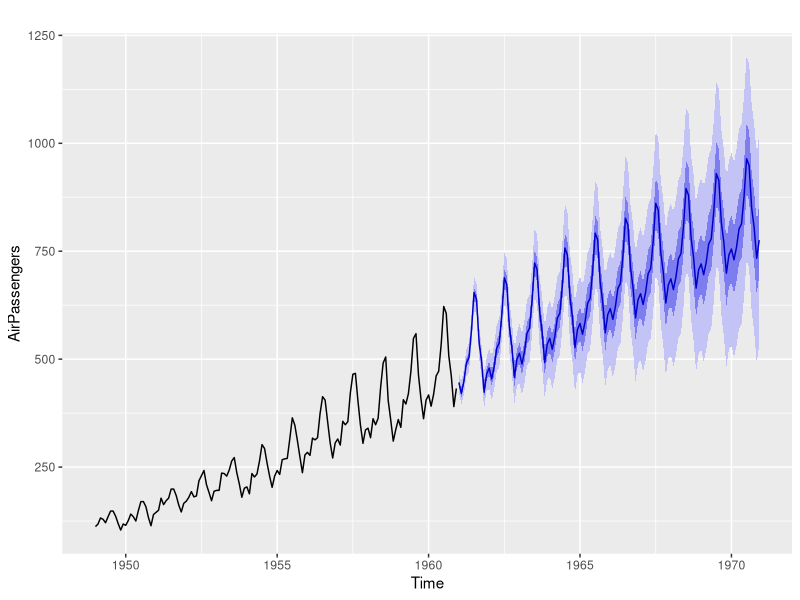
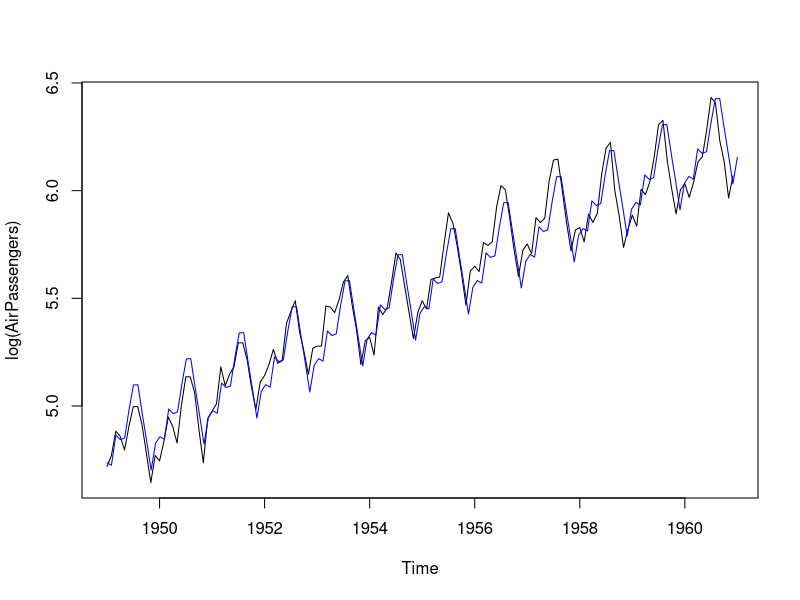
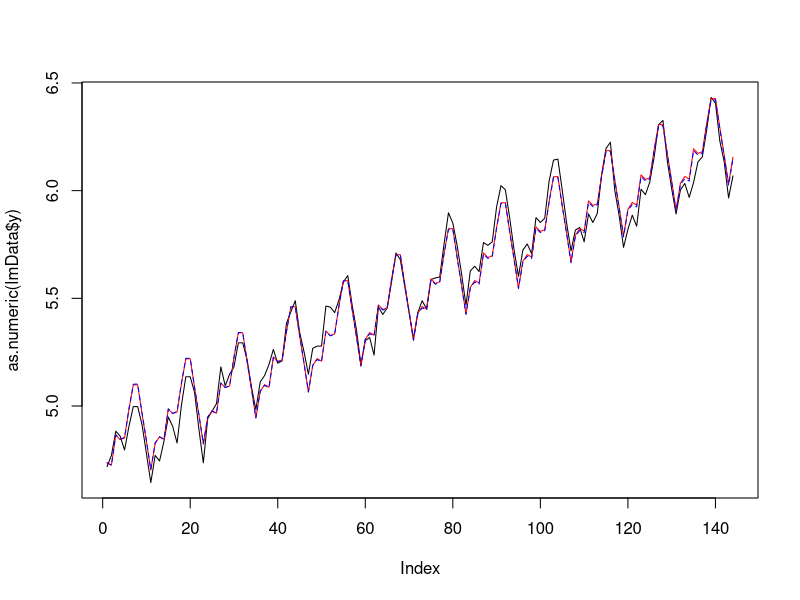
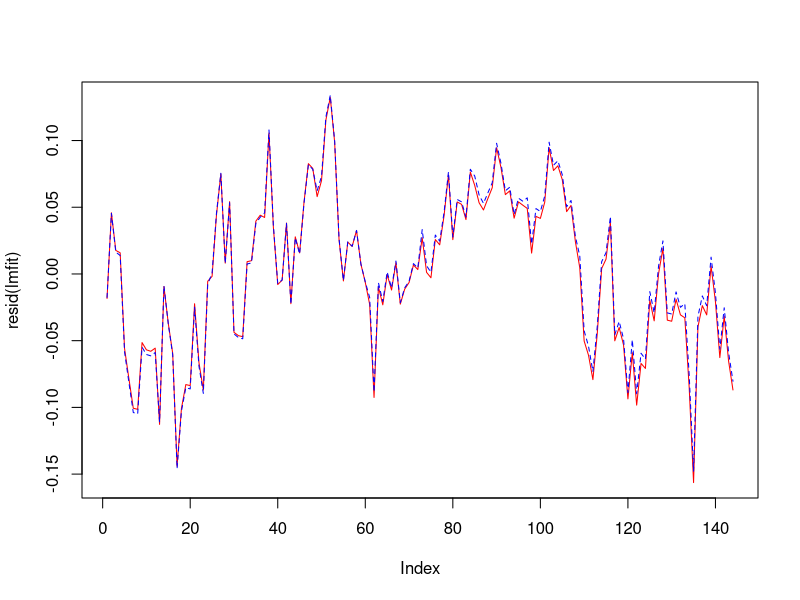

Here is the R script that generated these plots, in order: (Note: this script raises an error after producing the figures.)
## ---- chunk 1
knitr::opts_chunk$set(echo = FALSE, message = FALSE, warning = FALSE)
## ---- chunk 2
library(forecast) # needed on every line below
# fit <- auto.arima(AirPassengers)
fit <- Arima(AirPassengers, order=c(2,1,1), seasonal=c(0,1,0)) # capital A
preds <- forecast(fit, 12*10, c(0.5,0.95)) # 2-year ahead forecast
autoplot(AirPassengers) + autolayer(preds)
## ---- chunk 3
lmData <- data.frame(y = log(AirPassengers),
                     month = as.factor(rep(1:12,length(AirPassengers)/12)),
                     t = 1:length(AirPassengers))
lmfit <- lm(y~., data=lmData)
plot(log(AirPassengers))
points(seq(1949, 1961, length=144),fitted(lmfit), type="l", col="blue")
## ---- chunk 4
summary(lmfit)$coefficients
confint(lmfit)["t",]
## ---- chunk 5
library(nlme)
R_struct <- corARMA(form=~t, p=1) # AR(1) correlation structure
glsfit <- gls(y~t+month, data=lmData, corr=R_struct, method="ML")
confint(lmfit)["t",]
confint(glsfit)["t",] # wider than above
## ---- chunk 6
plot(as.numeric(lmData$y),type="l")
points(fitted(lmfit),type="l", col="red")
points(fitted(glsfit),type="l", col="blue", lty=2)

plot(resid(lmfit),type="l", col="red")
points(as.numeric(resid(glsfit)),type="l", col="blue", lty=2)
## ---- chunk 7
library(car)
# glsfit <- gls(y~t+month, data=lmData, corr=R_struct, method="ML")
Anova(glsfit, type=2)
# or half-manually:
subfit_1 <- gls(y~month, data=lmData, corr=R_struct, method="ML")
subfit_2 <- gls(y~t, data=lmData, corr=R_struct, method="ML")
## ---- chunk 8
anova(subfit_1, glsfit)
anova(subfit_2, glsfit)
# or entirely manually:
1-pchisq(2*(glsfit$logLik - subfit_1$logLik),
         length(coef(glsfit)) - length(coef(subfit_1)))
1-pchisq(2*(glsfit$logLik - subfit_2$logLik),
         length(coef(glsfit)) - length(coef(subfit_2)))
## ---- chunk 9
data(beavers)
beaver2 <- beaver2[,c(3,4)] # drop time
x <- ts(beaver2, start=0,frequency=6)
plot(x, main="", xlab="time [h]")
## ---- chunk 10
x1 <- window(x, start=0, end=max(which(x[,2]==0))/6-1)[,1]
x2 <- window(x, start=min(which(x[,2]==1))/6)[,1]
plot(x1,main="Inactive");acf(x1, main="Inactive"); pacf(x1, main="Inactive")
plot(x2, main="Active"); acf(x2, main="Active"); pacf(x2, main="Active")
## ---- chunk 11
beaver2$time <- seq_along(beaver2$temp)
R_struct <- corARMA(form=~time, p=1) # AR(1) correlation structure
( glsfit <- gls(temp~activ, data=beaver2, corr=R_struct, method="ML") )
## ---- chunk 12
arima(x[,1], c(1,0,0), xreg=x[,2])
